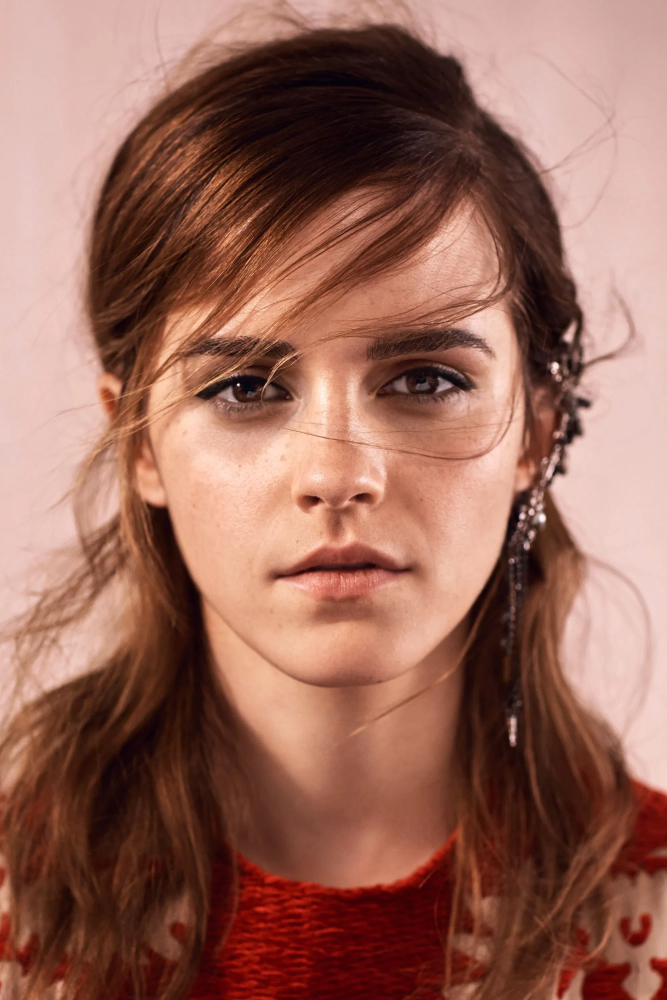
#> input picture EmmaPotrait.jpg, 2000 x 3000 px (shown at 1/3 size)
$ python ImagePreprocessor.py
#> lines starting #> are read from the running program, lines starting #| are printed output that depends on the picture
"""
ImagePreprocessor.py
Step 1: Image preprocessing for mosaic generation.
Handles image loading, resizing, cropping, and color quantization.
"""

import cv2
import numpy as np
from PIL import Image
import os
from typing import Tuple, Optional
from sklearn.cluster import MiniBatchKMeans
import warnings

class ImagePreprocessor:
    """
    Handles image preprocessing for mosaic generation.
    Features: Smart resizing, grid-perfect cropping, fast color quantization.
    """

    def __init__(self, target_resolution: Tuple[int, int] = (800, 600),
                 grid_size: Tuple[int, int] = (20, 15)):
        """
        Initialize the preprocessor.

        Args:
            target_resolution: Target (width, height) for processed images
            grid_size: Grid dimensions (cols, rows) for mosaic
        """
        self.target_resolution = target_resolution
        self.grid_size = grid_size

        # Calculate tile size for perfect grid alignment
        self.tile_width = target_resolution[0] // grid_size[0]
        self.tile_height = target_resolution[1] // grid_size[1]

        # Adjust target resolution to fit grid perfectly
        self.adjusted_width = self.tile_width * grid_size[0]
        self.adjusted_height = self.tile_height * grid_size[1]

        print(f"Target resolution: {self.adjusted_width}x{self.adjusted_height}")
        print(f"Grid size: {grid_size[0]}x{grid_size[1]}")
        print(f"Tile size: {self.tile_width}x{self.tile_height}")

    def load_and_preprocess_image(self, image_path: str,
                                 apply_quantization: bool = False,
                                 n_colors: int = 16) -> Optional[np.ndarray]:
        """
        Load and preprocess image from file path.

        Args:
            image_path: Path to the image file
            apply_quantization: Whether to apply color quantization
            n_colors: Number of colors for quantization

        Returns:
            Preprocessed image as numpy array (RGB) or None if failed
        """
#> called with image_path = 'EmmaPotrait.jpg', apply_quantization = True, n_colors = 8
        try:
            # Load and convert image
            image = cv2.imread(image_path)
#> image is the input picture: shape (3000, 2000, 3); mean B, G, R 90, 104.3, 152.8
            if image is None:
                raise ValueError(f"Could not load image: {image_path}")

            image = cv2.cvtColor(image, cv2.COLOR_BGR2RGB)

            # Resize and crop to fit grid
            processed_image = self._resize_and_crop(image)

            # Apply color quantization if requested
            if apply_quantization:
                processed_image = self._apply_color_quantization(processed_image, n_colors)

            return processed_image

        except Exception as e:
            print(f"Error processing {image_path}: {str(e)}")
            return None

    def preprocess_numpy_image(self, image: np.ndarray,
                              apply_quantization: bool = False,
                              n_colors: int = 16) -> Optional[np.ndarray]:
        """
        Preprocess numpy image array (for Gradio integration).

        Args:
            image: Input image as numpy array
            apply_quantization: Whether to apply color quantization
            n_colors: Number of colors for quantization

        Returns:
            Preprocessed image as numpy array (RGB) or None if failed
        """
        try:
            if len(image.shape) != 3 or image.shape[2] != 3:
                raise ValueError("Image must be RGB format with shape (H, W, 3)")

            processed_image = image.copy()
            processed_image = self._resize_and_crop(processed_image)

            if apply_quantization:
                processed_image = self._apply_color_quantization(processed_image, n_colors)

            return processed_image

        except Exception as e:
            print(f"Error processing numpy image: {str(e)}")
            return None

    def _resize_and_crop(self, image: np.ndarray) -> np.ndarray:
        """
        Resize and crop image to fit target resolution while maintaining aspect ratio.
        """
        h, w = image.shape[:2]
#> h = 3000; w = 2000
        target_w, target_h = self.adjusted_width, self.adjusted_height

        # Scale to fill target size
        scale_w = target_w / w
#> scale_w = 0.64
        scale_h = target_h / h
#> scale_h = 0.427
        scale = max(scale_w, scale_h)
#> scale = 0.64

        # Resize image
        new_w = int(w * scale)
#> new_w = 1280
        new_h = int(h * scale)
#> new_h = 1920
        resized = cv2.resize(image, (new_w, new_h), interpolation=cv2.INTER_AREA)

        # Center crop to exact target size
        start_x = (new_w - target_w) // 2
#> start_x = 0
        start_y = (new_h - target_h) // 2
#> start_y = 320
        cropped = resized[start_y:start_y + target_h, start_x:start_x + target_w]
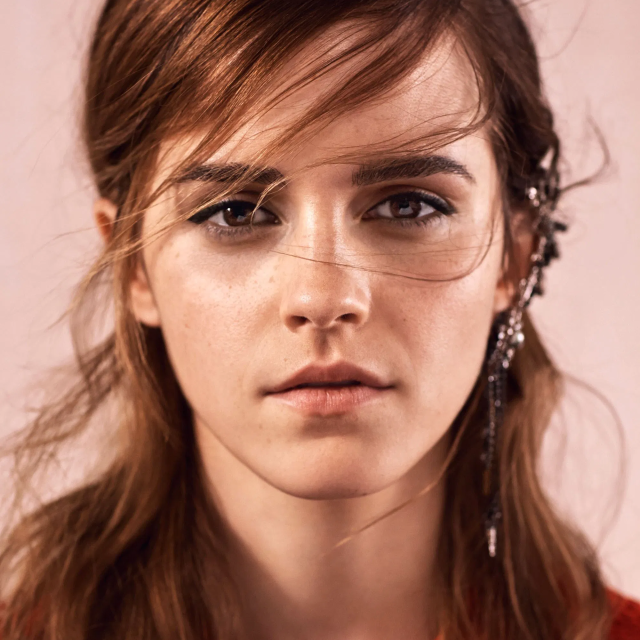
#> cropped: shape (1280, 1280, 3) (shown at 1/2 size); mean R, G, B 164.3, 116.2, 99.6

        return cropped

    def _apply_color_quantization(self, image: np.ndarray, n_colors: int) -> np.ndarray:
        """
        Apply color quantization using Mini-Batch K-means for speed.
        3-4x faster than regular K-means with similar quality.
        """
#> called with n_colors = 8
        h, w, c = image.shape
#> h = 1280; w = 1280; c = 3
        pixels = image.reshape(-1, c)

        # Adaptive batch size based on image size
        total_pixels = len(pixels)
#> total_pixels = 1638400
        batch_size = min(max(total_pixels // 100, 1000), 10000)
#> batch_size = 10000

        print(f"Applying Mini-Batch K-means quantization:")
        print(f"  Total pixels: {total_pixels:,}")
#|   Total pixels: 1,638,400
        print(f"  Batch size: {batch_size:,}")
#|   Batch size: 10,000
        print(f"  Target colors: {n_colors}")

        with warnings.catch_warnings():
            warnings.filterwarnings("ignore", category=UserWarning)
            warnings.filterwarnings("ignore", message=".*ConvergenceWarning.*")

            kmeans = MiniBatchKMeans(
                n_clusters=n_colors,
                batch_size=batch_size,
                random_state=42,
                n_init=3,
                max_iter=100
            )
            labels = kmeans.fit_predict(pixels)

        # Replace pixels with cluster centers
        quantized_pixels = kmeans.cluster_centers_[labels]
        quantized_image = quantized_pixels.reshape(h, w, c).astype(np.uint8)
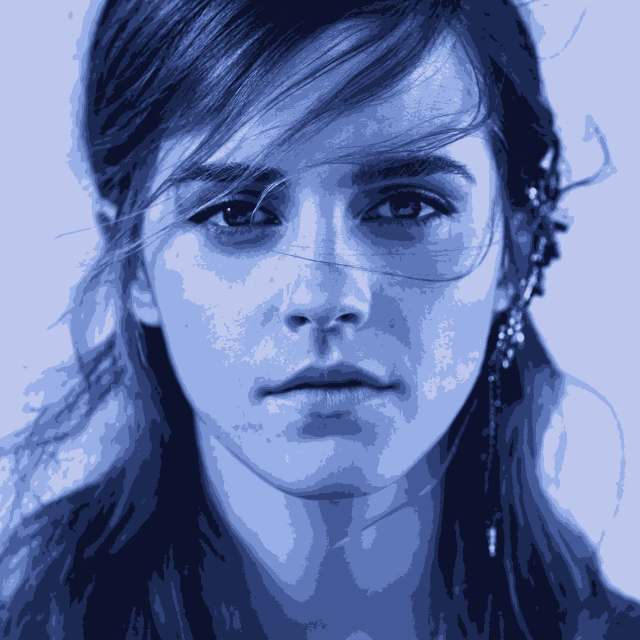
#> quantized_image: shape (1280, 1280, 3) (shown at 1/2 size); mean of channels 0, 1, 2 163.8, 115.5, 99.2; drawn as B, G, R

        return quantized_image

    def save_preprocessed_image(self, image: np.ndarray, output_path: str):
        """Save preprocessed image to disk."""
        try:
            pil_image = Image.fromarray(image)
            pil_image.save(output_path, quality=95)
            print(f"Saved preprocessed image to: {output_path}")
        except Exception as e:
            print(f"Error saving image: {str(e)}")

if __name__ == "__main__":
    # Test preprocessing
    preprocessor = ImagePreprocessor(
        target_resolution=(1280, 1280),
        grid_size=(32, 32)
    )

    test_image = "EmmaPotrait.jpg"

    if os.path.exists(test_image):
        processed = preprocessor.load_and_preprocess_image(
            test_image,
            apply_quantization=True,
            n_colors=8
        )

        if processed is not None:
            preprocessor.save_preprocessed_image(processed, "processed_quantized.jpg")
            print("Image preprocessing completed!")
    else:
        print(f"Test image not found: {test_image}")

$ run again, with Indian_Dog.jpg copied over EmmaPotrait.jpg
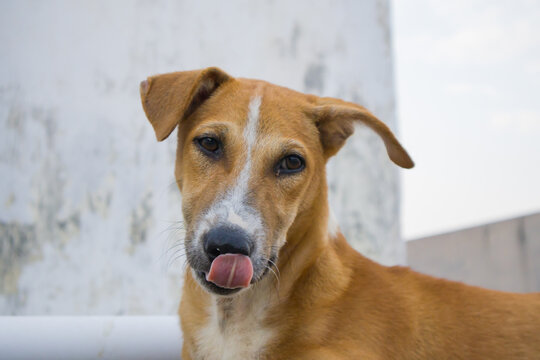
#> input picture Indian_Dog.jpg, 540 x 360 px
#> in load_and_preprocess_image, image is the input picture: shape (360, 540, 3); mean B, G, R 167.6, 175.2, 183.8
#> in _resize_and_crop, `cropped = resized[start_y:start_y + target_h, start_x:start_x + target..`:
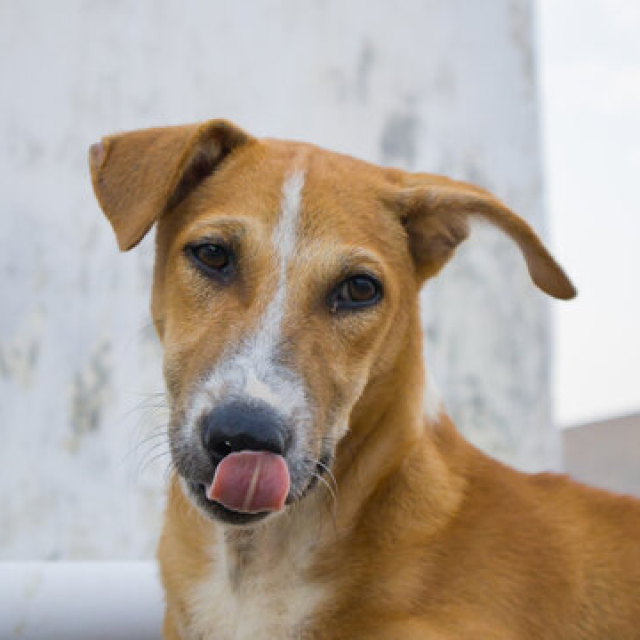
#> cropped: shape (1280, 1280, 3) (shown at 1/2 size); mean R, G, B 177.7, 165.5, 153.8
#> total_pixels = 1638400
#> batch_size = 10000
#|   Total pixels: 1,638,400
#|   Batch size: 10,000
#> in _apply_color_quantization, `quantized_image = quantized_pixels.reshape(h, w, c).astype(np.uint8)`:
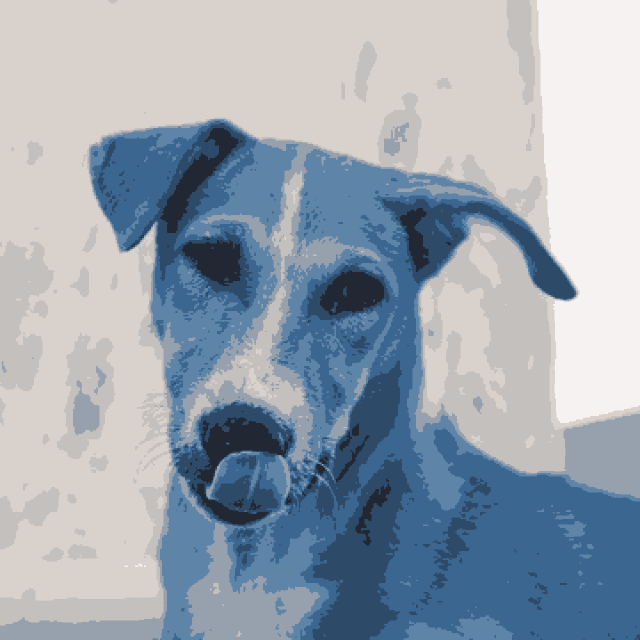
#> quantized_image: shape (1280, 1280, 3) (shown at 1/2 size); mean of channels 0, 1, 2 177.2, 165, 153.5; drawn as B, G, R
